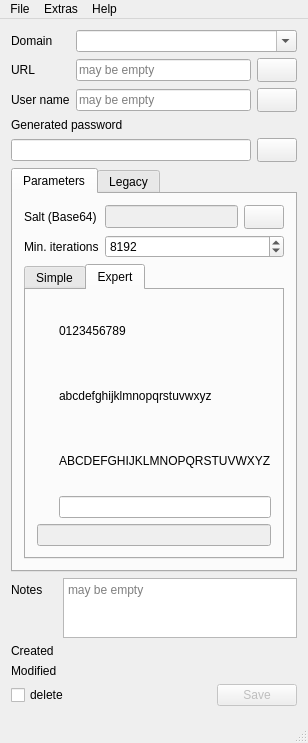
<?xml version="1.0" encoding="UTF-8"?>
<ui version="4.0">
 <class>MainWindow</class>
 <widget class="QMainWindow" name="MainWindow">
  <property name="geometry">
   <rect>
    <x>0</x>
    <y>0</y>
    <width>275</width>
    <height>743</height>
   </rect>
  </property>
  <property name="windowTitle">
   <string>Qt SESAM</string>
  </property>
  <widget class="QWidget" name="centralWidget">
   <layout class="QVBoxLayout" name="verticalLayout_2">
    <item>
     <layout class="QGridLayout" name="gridLayout_2">
      <item row="2" column="2">
       <layout class="QHBoxLayout" name="horizontalLayout_5">
        <item>
         <widget class="QLineEdit" name="userLineEdit">
          <property name="placeholderText">
           <string>may be empty</string>
          </property>
         </widget>
        </item>
        <item>
         <widget class="QPushButton" name="copyUsernameToClipboardPushButton">
          <property name="sizePolicy">
           <sizepolicy hsizetype="Minimum" vsizetype="Minimum">
            <horstretch>0</horstretch>
            <verstretch>0</verstretch>
           </sizepolicy>
          </property>
          <property name="minimumSize">
           <size>
            <width>24</width>
            <height>24</height>
           </size>
          </property>
          <property name="toolTip">
           <string>Copy username to clipboard</string>
          </property>
          <property name="text">
           <string/>
          </property>
          <property name="icon">
           <iconset resource="QtSESAM.qrc">
            <normaloff>:/images/clipboard_add.png</normaloff>:/images/clipboard_add.png</iconset>
          </property>
         </widget>
        </item>
       </layout>
      </item>
      <item row="2" column="0">
       <widget class="QLabel" name="label_8">
        <property name="text">
         <string>User name</string>
        </property>
       </widget>
      </item>
      <item row="0" column="2">
       <widget class="QComboBox" name="domainsComboBox">
        <property name="editable">
         <bool>true</bool>
        </property>
       </widget>
      </item>
      <item row="0" column="0">
       <widget class="QLabel" name="label">
        <property name="text">
         <string>Domain</string>
        </property>
       </widget>
      </item>
      <item row="1" column="0">
       <widget class="QLabel" name="label_12">
        <property name="text">
         <string>URL</string>
        </property>
       </widget>
      </item>
      <item row="1" column="2">
       <layout class="QHBoxLayout" name="horizontalLayout_7">
        <item>
         <widget class="QLineEdit" name="urlLineEdit">
          <property name="placeholderText">
           <string>may be empty</string>
          </property>
         </widget>
        </item>
        <item>
         <widget class="QPushButton" name="openURLPushButton">
          <property name="sizePolicy">
           <sizepolicy hsizetype="Minimum" vsizetype="Minimum">
            <horstretch>0</horstretch>
            <verstretch>0</verstretch>
           </sizepolicy>
          </property>
          <property name="minimumSize">
           <size>
            <width>24</width>
            <height>24</height>
           </size>
          </property>
          <property name="maximumSize">
           <size>
            <width>16777215</width>
            <height>16777215</height>
           </size>
          </property>
          <property name="toolTip">
           <string>Open URL ...</string>
          </property>
          <property name="text">
           <string/>
          </property>
          <property name="icon">
           <iconset resource="QtSESAM.qrc">
            <normaloff>:/images/open-url.png</normaloff>:/images/open-url.png</iconset>
          </property>
         </widget>
        </item>
       </layout>
      </item>
     </layout>
    </item>
    <item>
     <widget class="QLabel" name="label_11">
      <property name="text">
       <string>Generated password</string>
      </property>
     </widget>
    </item>
    <item>
     <layout class="QHBoxLayout" name="horizontalLayout_2">
      <item>
       <widget class="QLineEdit" name="generatedPasswordLineEdit">
        <property name="font">
         <font>
          <family>MS Shell Dlg 2</family>
          <pointsize>8</pointsize>
          <weight>50</weight>
          <bold>false</bold>
         </font>
        </property>
        <property name="echoMode">
         <enum>QLineEdit::Password</enum>
        </property>
        <property name="alignment">
         <set>Qt::AlignLeading|Qt::AlignLeft|Qt::AlignVCenter</set>
        </property>
        <property name="readOnly">
         <bool>true</bool>
        </property>
        <property name="placeholderText">
         <string/>
        </property>
       </widget>
      </item>
      <item>
       <widget class="QPushButton" name="copyGeneratedPasswordToClipboardPushButton">
        <property name="sizePolicy">
         <sizepolicy hsizetype="Minimum" vsizetype="Minimum">
          <horstretch>0</horstretch>
          <verstretch>0</verstretch>
         </sizepolicy>
        </property>
        <property name="minimumSize">
         <size>
          <width>24</width>
          <height>24</height>
         </size>
        </property>
        <property name="toolTip">
         <string>Copy password to clipboard</string>
        </property>
        <property name="text">
         <string/>
        </property>
        <property name="icon">
         <iconset resource="QtSESAM.qrc">
          <normaloff>:/images/clipboard_add.png</normaloff>:/images/clipboard_add.png</iconset>
        </property>
       </widget>
      </item>
     </layout>
    </item>
    <item>
     <widget class="QTabWidget" name="tabWidget">
      <property name="currentIndex">
       <number>0</number>
      </property>
      <widget class="QWidget" name="generatedPasswordTab">
       <attribute name="title">
        <string>Parameters</string>
       </attribute>
       <layout class="QVBoxLayout" name="verticalLayout_5">
        <item>
         <layout class="QFormLayout" name="formLayout_3">
          <item row="0" column="0">
           <widget class="QLabel" name="label_9">
            <property name="text">
             <string>Salt (Base64)</string>
            </property>
           </widget>
          </item>
          <item row="0" column="1">
           <layout class="QHBoxLayout" name="horizontalLayout">
            <item>
             <widget class="QLineEdit" name="saltBase64LineEdit">
              <property name="enabled">
               <bool>false</bool>
              </property>
              <property name="font">
               <font>
                <family>Courier</family>
                <pointsize>9</pointsize>
               </font>
              </property>
              <property name="cursor">
               <cursorShape>ForbiddenCursor</cursorShape>
              </property>
              <property name="readOnly">
               <bool>true</bool>
              </property>
             </widget>
            </item>
            <item>
             <widget class="QPushButton" name="renewSaltPushButton">
              <property name="enabled">
               <bool>true</bool>
              </property>
              <property name="sizePolicy">
               <sizepolicy hsizetype="Minimum" vsizetype="Minimum">
                <horstretch>0</horstretch>
                <verstretch>0</verstretch>
               </sizepolicy>
              </property>
              <property name="minimumSize">
               <size>
                <width>24</width>
                <height>24</height>
               </size>
              </property>
              <property name="text">
               <string/>
              </property>
              <property name="icon">
               <iconset resource="QtSESAM.qrc">
                <normaloff>:/images/refresh.png</normaloff>:/images/refresh.png</iconset>
              </property>
             </widget>
            </item>
           </layout>
          </item>
          <item row="1" column="0">
           <widget class="QLabel" name="label_3">
            <property name="text">
             <string>Min. iterations</string>
            </property>
           </widget>
          </item>
          <item row="1" column="1">
           <widget class="QSpinBox" name="iterationsSpinBox">
            <property name="minimum">
             <number>1</number>
            </property>
            <property name="maximum">
             <number>16777216</number>
            </property>
            <property name="singleStep">
             <number>1</number>
            </property>
            <property name="value">
             <number>8192</number>
            </property>
           </widget>
          </item>
         </layout>
        </item>
        <item>
         <widget class="QTabWidget" name="tabWidgetVersions">
          <property name="currentIndex">
           <number>1</number>
          </property>
          <widget class="QWidget" name="tabV2">
           <attribute name="title">
            <string>Simple</string>
           </attribute>
           <layout class="QVBoxLayout" name="verticalLayout">
            <item>
             <layout class="QFormLayout" name="formLayout_2">
              <property name="leftMargin">
               <number>0</number>
              </property>
              <item row="0" column="0">
               <widget class="QLabel" name="label_6">
                <property name="text">
                 <string>Password length</string>
                </property>
               </widget>
              </item>
              <item row="0" column="1">
               <widget class="QSpinBox" name="passwordLengthSpinBox">
                <property name="minimum">
                 <number>4</number>
                </property>
                <property name="value">
                 <number>24</number>
                </property>
               </widget>
              </item>
             </layout>
            </item>
            <item>
             <widget class="QLabel" name="label_15">
              <property name="text">
               <string>Used characters</string>
              </property>
             </widget>
            </item>
            <item>
             <widget class="QPlainTextEdit" name="usedCharactersPlainTextEdit"/>
            </item>
           </layout>
          </widget>
          <widget class="QWidget" name="tabV3">
           <attribute name="title">
            <string>Expert</string>
           </attribute>
           <layout class="QVBoxLayout" name="vLayoutV3">
            <item>
             <layout class="QGridLayout" name="selectorGridLayout">
              <property name="sizeConstraint">
               <enum>QLayout::SetMinimumSize</enum>
              </property>
              <property name="leftMargin">
               <number>0</number>
              </property>
              <property name="topMargin">
               <number>0</number>
              </property>
              <property name="rightMargin">
               <number>0</number>
              </property>
              <property name="bottomMargin">
               <number>0</number>
              </property>
             </layout>
            </item>
            <item>
             <layout class="QGridLayout" name="gridLayout">
              <property name="topMargin">
               <number>0</number>
              </property>
              <property name="bottomMargin">
               <number>0</number>
              </property>
              <item row="1" column="1">
               <widget class="QLabel" name="label_4">
                <property name="minimumSize">
                 <size>
                  <width>0</width>
                  <height>18</height>
                 </size>
                </property>
                <property name="text">
                 <string>abcdefghijklmnopqrstuvwxyz</string>
                </property>
               </widget>
              </item>
              <item row="2" column="1">
               <widget class="QLabel" name="label_13">
                <property name="minimumSize">
                 <size>
                  <width>0</width>
                  <height>18</height>
                 </size>
                </property>
                <property name="text">
                 <string>ABCDEFGHIJKLMNOPQRSTUVWXYZ</string>
                </property>
               </widget>
              </item>
              <item row="3" column="1">
               <widget class="QLineEdit" name="extraLineEdit">
                <property name="minimumSize">
                 <size>
                  <width>0</width>
                  <height>18</height>
                 </size>
                </property>
                <property name="text">
                 <string/>
                </property>
               </widget>
              </item>
              <item row="0" column="1">
               <widget class="QLabel" name="label_14">
                <property name="minimumSize">
                 <size>
                  <width>0</width>
                  <height>18</height>
                 </size>
                </property>
                <property name="text">
                 <string>0123456789</string>
                </property>
               </widget>
              </item>
              <item row="0" column="0">
               <widget class="QLabel" name="useDigitsLabel">
                <property name="minimumSize">
                 <size>
                  <width>16</width>
                  <height>16</height>
                 </size>
                </property>
                <property name="text">
                 <string/>
                </property>
                <property name="pixmap">
                 <pixmap resource="QtSESAM.qrc">:/images/check.png</pixmap>
                </property>
               </widget>
              </item>
              <item row="1" column="0">
               <widget class="QLabel" name="useLowercaseLabel">
                <property name="minimumSize">
                 <size>
                  <width>16</width>
                  <height>16</height>
                 </size>
                </property>
                <property name="text">
                 <string/>
                </property>
                <property name="pixmap">
                 <pixmap resource="QtSESAM.qrc">:/images/check.png</pixmap>
                </property>
               </widget>
              </item>
              <item row="2" column="0">
               <widget class="QLabel" name="useUppercaseLabel">
                <property name="minimumSize">
                 <size>
                  <width>16</width>
                  <height>16</height>
                 </size>
                </property>
                <property name="text">
                 <string/>
                </property>
                <property name="pixmap">
                 <pixmap resource="QtSESAM.qrc">:/images/check.png</pixmap>
                </property>
               </widget>
              </item>
              <item row="3" column="0">
               <widget class="QLabel" name="useExtraLabel">
                <property name="minimumSize">
                 <size>
                  <width>16</width>
                  <height>16</height>
                 </size>
                </property>
                <property name="text">
                 <string/>
                </property>
                <property name="pixmap">
                 <pixmap resource="QtSESAM.qrc">:/images/check.png</pixmap>
                </property>
               </widget>
              </item>
             </layout>
            </item>
            <item>
             <widget class="QLineEdit" name="passwordTemplateLineEdit">
              <property name="enabled">
               <bool>false</bool>
              </property>
             </widget>
            </item>
           </layout>
          </widget>
         </widget>
        </item>
       </layout>
      </widget>
      <widget class="QWidget" name="legacyPasswordTab">
       <attribute name="title">
        <string>Legacy</string>
       </attribute>
       <layout class="QVBoxLayout" name="verticalLayout_3">
        <property name="leftMargin">
         <number>9</number>
        </property>
        <property name="topMargin">
         <number>9</number>
        </property>
        <property name="rightMargin">
         <number>9</number>
        </property>
        <property name="bottomMargin">
         <number>9</number>
        </property>
        <item>
         <widget class="QLabel" name="label_10">
          <property name="text">
           <string>Legacy password</string>
          </property>
         </widget>
        </item>
        <item>
         <layout class="QHBoxLayout" name="horizontalLayout_3">
          <property name="leftMargin">
           <number>0</number>
          </property>
          <property name="topMargin">
           <number>0</number>
          </property>
          <property name="rightMargin">
           <number>0</number>
          </property>
          <property name="bottomMargin">
           <number>0</number>
          </property>
          <item>
           <widget class="QLineEdit" name="legacyPasswordLineEdit">
            <property name="echoMode">
             <enum>QLineEdit::PasswordEchoOnEdit</enum>
            </property>
            <property name="placeholderText">
             <string>don't fill unless service requires fixed password</string>
            </property>
           </widget>
          </item>
          <item>
           <widget class="QPushButton" name="copyLegacyPasswordToClipboardPushButton">
            <property name="toolTip">
             <string>Copy password to clipboard</string>
            </property>
            <property name="text">
             <string/>
            </property>
            <property name="icon">
             <iconset resource="QtSESAM.qrc">
              <normaloff>:/images/clipboard_add.png</normaloff>:/images/clipboard_add.png</iconset>
            </property>
           </widget>
          </item>
         </layout>
        </item>
        <item>
         <spacer name="verticalSpacer_2">
          <property name="orientation">
           <enum>Qt::Vertical</enum>
          </property>
          <property name="sizeHint" stdset="0">
           <size>
            <width>20</width>
            <height>212</height>
           </size>
          </property>
         </spacer>
        </item>
       </layout>
      </widget>
     </widget>
    </item>
    <item>
     <layout class="QFormLayout" name="formLayout">
      <item row="1" column="0">
       <widget class="QLabel" name="label_2">
        <property name="text">
         <string>Notes</string>
        </property>
       </widget>
      </item>
      <item row="1" column="1">
       <widget class="QPlainTextEdit" name="notesPlainTextEdit">
        <property name="sizePolicy">
         <sizepolicy hsizetype="Expanding" vsizetype="Preferred">
          <horstretch>0</horstretch>
          <verstretch>0</verstretch>
         </sizepolicy>
        </property>
        <property name="maximumSize">
         <size>
          <width>16777215</width>
          <height>60</height>
         </size>
        </property>
        <property name="placeholderText">
         <string>may be empty</string>
        </property>
       </widget>
      </item>
      <item row="2" column="0">
       <widget class="QLabel" name="label_5">
        <property name="text">
         <string>Created</string>
        </property>
       </widget>
      </item>
      <item row="2" column="1">
       <widget class="QLabel" name="createdLabel">
        <property name="text">
         <string/>
        </property>
       </widget>
      </item>
      <item row="3" column="0">
       <widget class="QLabel" name="label_7">
        <property name="text">
         <string>Modified</string>
        </property>
       </widget>
      </item>
      <item row="3" column="1">
       <widget class="QLabel" name="modifiedLabel">
        <property name="text">
         <string/>
        </property>
       </widget>
      </item>
     </layout>
    </item>
    <item>
     <layout class="QHBoxLayout" name="horizontalLayout_4">
      <item>
       <widget class="QCheckBox" name="deleteCheckBox">
        <property name="text">
         <string>delete</string>
        </property>
       </widget>
      </item>
      <item>
       <spacer name="horizontalSpacer">
        <property name="orientation">
         <enum>Qt::Horizontal</enum>
        </property>
        <property name="sizeHint" stdset="0">
         <size>
          <width>40</width>
          <height>20</height>
         </size>
        </property>
       </spacer>
      </item>
      <item>
       <widget class="QPushButton" name="savePushButton">
        <property name="enabled">
         <bool>false</bool>
        </property>
        <property name="text">
         <string>Save</string>
        </property>
       </widget>
      </item>
     </layout>
    </item>
    <item>
     <spacer name="verticalSpacer">
      <property name="orientation">
       <enum>Qt::Vertical</enum>
      </property>
      <property name="sizeHint" stdset="0">
       <size>
        <width>20</width>
        <height>1</height>
       </size>
      </property>
     </spacer>
    </item>
   </layout>
  </widget>
  <widget class="QMenuBar" name="menuBar">
   <property name="geometry">
    <rect>
     <x>0</x>
     <y>0</y>
     <width>275</width>
     <height>21</height>
    </rect>
   </property>
   <widget class="QMenu" name="menuFile">
    <property name="title">
     <string>File</string>
    </property>
    <addaction name="actionSave"/>
    <addaction name="actionSyncNow"/>
    <addaction name="separator"/>
    <addaction name="actionExit"/>
   </widget>
   <widget class="QMenu" name="menuHelp">
    <property name="title">
     <string>Help</string>
    </property>
    <addaction name="actionAbout"/>
    <addaction name="actionAboutQt"/>
   </widget>
   <widget class="QMenu" name="menuExtras">
    <property name="title">
     <string>Extras</string>
    </property>
    <widget class="QMenu" name="menuExpertMode">
     <property name="title">
      <string>Expert actions</string>
     </property>
     <addaction name="actionHackLegacyPassword"/>
     <addaction name="actionRegenerateSaltKeyIV"/>
     <addaction name="actionClearAllSettings"/>
     <addaction name="actionForcedPush"/>
     <addaction name="actionMigrateDomainToV3"/>
    </widget>
    <addaction name="actionOptions"/>
    <addaction name="actionChangeMasterPassword"/>
    <addaction name="actionLockApplication"/>
    <addaction name="actionClearClipboard"/>
    <addaction name="separator"/>
    <addaction name="menuExpertMode"/>
   </widget>
   <addaction name="menuFile"/>
   <addaction name="menuExtras"/>
   <addaction name="menuHelp"/>
  </widget>
  <widget class="QStatusBar" name="statusBar"/>
  <action name="actionExit">
   <property name="text">
    <string>Exit</string>
   </property>
  </action>
  <action name="actionNewDomain">
   <property name="enabled">
    <bool>true</bool>
   </property>
   <property name="text">
    <string>New domain ...</string>
   </property>
   <property name="shortcut">
    <string>Ctrl+N</string>
   </property>
  </action>
  <action name="actionAbout">
   <property name="text">
    <string>About ...</string>
   </property>
  </action>
  <action name="actionAboutQt">
   <property name="text">
    <string>About Qt ...</string>
   </property>
  </action>
  <action name="actionSyncNow">
   <property name="text">
    <string>Sync now ...</string>
   </property>
   <property name="shortcut">
    <string>Ctrl+Shift+S</string>
   </property>
  </action>
  <action name="actionInvalidatePassword">
   <property name="text">
    <string>[DEBUG] Invalidate password</string>
   </property>
  </action>
  <action name="actionOptions">
   <property name="text">
    <string>Options ...</string>
   </property>
  </action>
  <action name="actionChangeMasterPassword">
   <property name="text">
    <string>Change master password ...</string>
   </property>
  </action>
  <action name="actionHackLegacyPassword">
   <property name="enabled">
    <bool>false</bool>
   </property>
   <property name="text">
    <string>Hack legacy password ...</string>
   </property>
   <property name="shortcut">
    <string>Ctrl+E, Ctrl+H</string>
   </property>
  </action>
  <action name="actionRegenerateSaltKeyIV">
   <property name="text">
    <string>Regenerate salt, key and IV ...</string>
   </property>
   <property name="shortcut">
    <string>Ctrl+E, Ctrl+R</string>
   </property>
  </action>
  <action name="actionLockApplication">
   <property name="text">
    <string>Lock application ...</string>
   </property>
   <property name="shortcut">
    <string>Ctrl+Alt+L</string>
   </property>
  </action>
  <action name="actionClearClipboard">
   <property name="text">
    <string>Clear clipboard</string>
   </property>
  </action>
  <action name="actionClearAllSettings">
   <property name="text">
    <string>Clear all settings ...</string>
   </property>
   <property name="shortcut">
    <string>Ctrl+E, Ctrl+C, Ctrl+C</string>
   </property>
  </action>
  <action name="actionSave">
   <property name="text">
    <string>Save domain settings</string>
   </property>
   <property name="shortcut">
    <string>Ctrl+S</string>
   </property>
  </action>
  <action name="actionUndo">
   <property name="text">
    <string>Undo</string>
   </property>
   <property name="shortcut">
    <string>Ctrl+Z</string>
   </property>
  </action>
  <action name="actionForcedPush">
   <property name="text">
    <string>Forced push ...</string>
   </property>
   <property name="toolTip">
    <string>Send local domain settings to server no matter what</string>
   </property>
   <property name="shortcut">
    <string>Ctrl+E, Ctrl+F, Ctrl+P</string>
   </property>
  </action>
  <action name="actionMigrateDomainToV3">
   <property name="enabled">
    <bool>false</bool>
   </property>
   <property name="text">
    <string>Migrate domain to v3</string>
   </property>
   <property name="toolTip">
    <string>Migrate current domain settings from v2 (simple) to v3 (expert)</string>
   </property>
   <property name="shortcut">
    <string>Ctrl+E, Ctrl+M</string>
   </property>
  </action>
 </widget>
 <layoutdefault spacing="6" margin="11"/>
 <tabstops>
  <tabstop>domainsComboBox</tabstop>
  <tabstop>urlLineEdit</tabstop>
  <tabstop>userLineEdit</tabstop>
  <tabstop>renewSaltPushButton</tabstop>
  <tabstop>iterationsSpinBox</tabstop>
  <tabstop>notesPlainTextEdit</tabstop>
  <tabstop>copyGeneratedPasswordToClipboardPushButton</tabstop>
  <tabstop>tabWidget</tabstop>
  <tabstop>openURLPushButton</tabstop>
  <tabstop>copyUsernameToClipboardPushButton</tabstop>
  <tabstop>tabWidgetVersions</tabstop>
  <tabstop>passwordLengthSpinBox</tabstop>
  <tabstop>usedCharactersPlainTextEdit</tabstop>
  <tabstop>generatedPasswordLineEdit</tabstop>
  <tabstop>deleteCheckBox</tabstop>
  <tabstop>saltBase64LineEdit</tabstop>
  <tabstop>copyLegacyPasswordToClipboardPushButton</tabstop>
  <tabstop>legacyPasswordLineEdit</tabstop>
  <tabstop>extraLineEdit</tabstop>
  <tabstop>passwordTemplateLineEdit</tabstop>
 </tabstops>
 <resources>
  <include location="QtSESAM.qrc"/>
 </resources>
 <connections/>
</ui>
